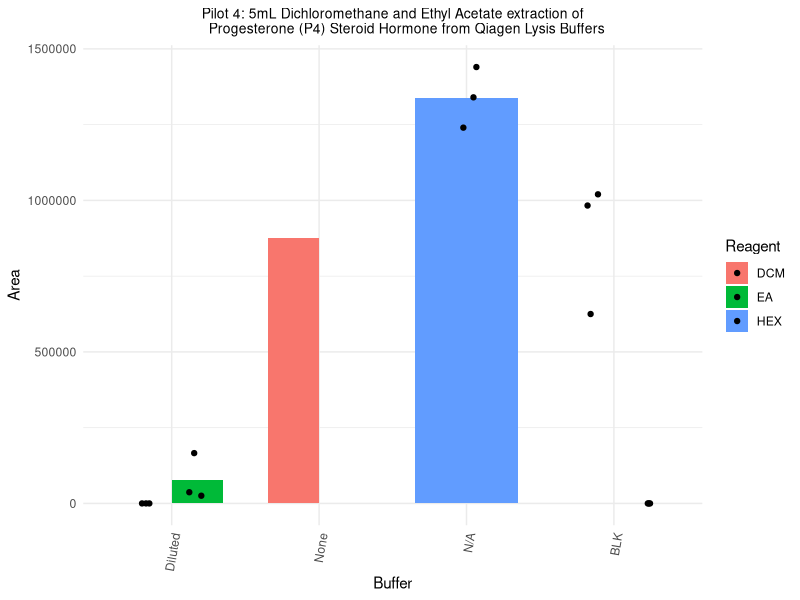
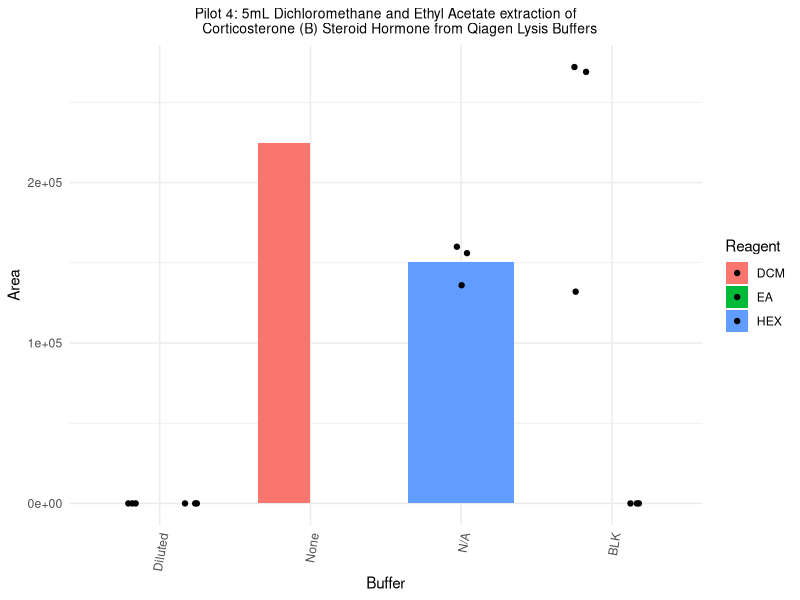
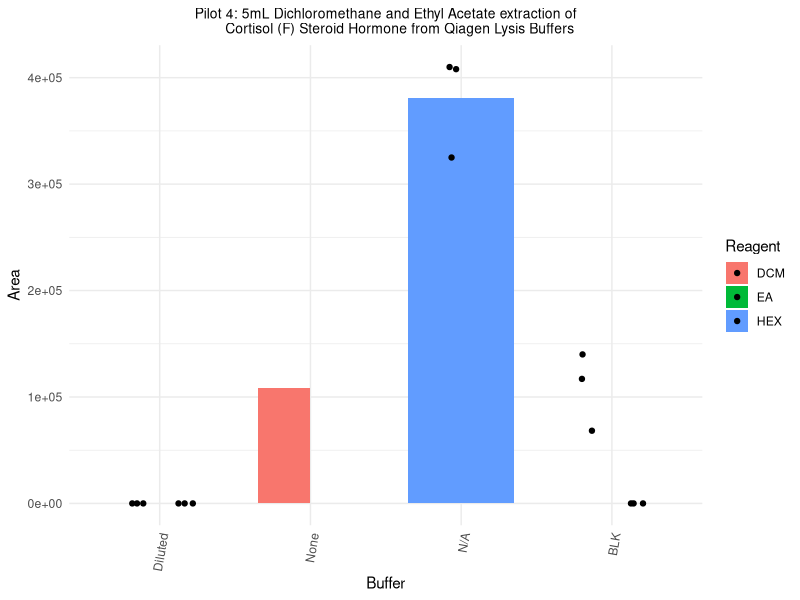

Source code (R) for these figures, in order:
## February 4 2024 - Pilot 4
# Reagents: Ethyl Acetate (EA) and Dichloromethane (DCM) 5mL

# Load necessary libraries
library(tidyverse)
library(ggplot2)
library(cowplot)
library(forcats)
library(dplyr)
set.seed(1234)

# Initial read of data from MultiQuant
pilot4_indiv <- read.csv("data/feb4data_5mlDCMEA.csv")
pilot4_data <- read.csv("data/feb4data_5mlDCMEA_averaged.csv")

# Cleaning data types
pilot4_data_cleaned <- pilot4_data %>%
  mutate(avg_p4 = as.numeric(avg_p4)) %>% 
  mutate(avg_f = as.numeric(avg_f)) %>% 
  mutate(avg_b = as.numeric(avg_b)) %>% 
  mutate(reagent = as.factor(reagent)) %>%
  mutate(buffer = as.factor(buffer)) %>%
  mutate(avg_p4 = coalesce(avg_p4, 0)) %>%  # Removal of NA values - keep?
  mutate(avg_f = coalesce(avg_f, 0)) %>% 
  mutate(avg_b = coalesce(avg_b, 0)) %>% 
  as.data.frame()

pilot4_data_cleaned

pilot4indiv_cleaned <- pilot4_indiv %>%
  mutate(area_p4 = as.numeric(area_p4)) %>% 
  mutate(area_f = as.numeric(area_f)) %>% 
  mutate(area_b = as.numeric(area_b)) %>% 
  mutate(reagent = as.factor(reagent)) %>%
  mutate(buffer = as.factor(buffer)) %>%
  mutate(area_p4 = coalesce(area_p4, 0)) %>%  # Removal of NA values - keep?
  mutate(area_f = coalesce(area_f, 0)) %>% 
  mutate(area_b = coalesce(area_b, 0)) %>% 
  as.data.frame()

pilot4indiv_cleaned

# Plotting bar graph of pilot 4 area data per treatment
# P4 Progesterone graph
pilot4_bar_p4 <- 
  ggplot() +
  geom_bar(data = pilot4_data_cleaned,
           aes(x = fct_inorder(buffer),
               y = avg_p4,
               fill = reagent),
           stat = "identity",
           position = "dodge",
           width = 0.7,
           na.rm = TRUE,
  ) +
  geom_jitter(data = pilot4indiv_cleaned,
              aes(x = fct_inorder(buffer),
                  y = area_p4,
                  fill = reagent),
              stat = "identity",
              position = position_jitterdodge()) +
  
  labs(title = "Pilot 4: 5mL Dichloromethane and Ethyl Acetate extraction of
       Progesterone (P4) Steroid Hormone from Qiagen Lysis Buffers",
       x = "Buffer",
       y = "Area",
       fill = "Reagent"
  ) +
  
  theme_minimal() +
  theme(plot.title = element_text(hjust = 0.5, size = 10),
        axis.text.x = element_text(angle = 80, hjust = 1)
  )  

pilot4_bar_p4

# B Corticosterone graph
pilot4_bar_b <- 
  ggplot() +
  geom_bar(data = pilot4_data_cleaned,
           aes(x = fct_inorder(buffer),
               y = avg_b,
               fill = reagent),
           stat = "identity",
           position = "dodge",
           width = 0.7,
           na.rm = TRUE,
  ) +
  geom_jitter(data = pilot4indiv_cleaned,
              aes(x = buffer,
                  y = area_b,
                  fill = reagent),
              stat = "identity",
              position = position_jitterdodge()) +
  
  labs(title = "Pilot 4: 5mL Dichloromethane and Ethyl Acetate extraction of
       Corticosterone (B) Steroid Hormone from Qiagen Lysis Buffers",
       x = "Buffer",
       y = "Area",
       fill = "Reagent"
  ) +
  
  theme_minimal() +
  theme(plot.title = element_text(hjust = 0.5, size = 10),
        axis.text.x = element_text(angle = 80, hjust = 1)
  )  

pilot4_bar_b

# F Cortisol graph
pilot4_bar_f <- 
  ggplot() +
  geom_bar(data = pilot4_data_cleaned,
           aes(x = fct_inorder(buffer),
               y = avg_f,
               fill = reagent),
           stat = "identity",
           position = "dodge",
           width = 0.7,
           na.rm = TRUE,
  ) +
  geom_jitter(data = pilot4indiv_cleaned,
              aes(x = buffer,
                  y = area_f,
                  fill = reagent),
              stat = "identity",
              position = position_jitterdodge()) +
  
  labs(title = "Pilot 4: 5mL Dichloromethane and Ethyl Acetate extraction of
       Cortisol (F) Steroid Hormone from Qiagen Lysis Buffers",
       x = "Buffer",
       y = "Area",
       fill = "Reagent"
  ) +
  
  theme_minimal() +
  theme(plot.title = element_text(hjust = 0.5, size = 10),
        axis.text.x = element_text(angle = 80, hjust = 1)
  )  

pilot4_bar_f

